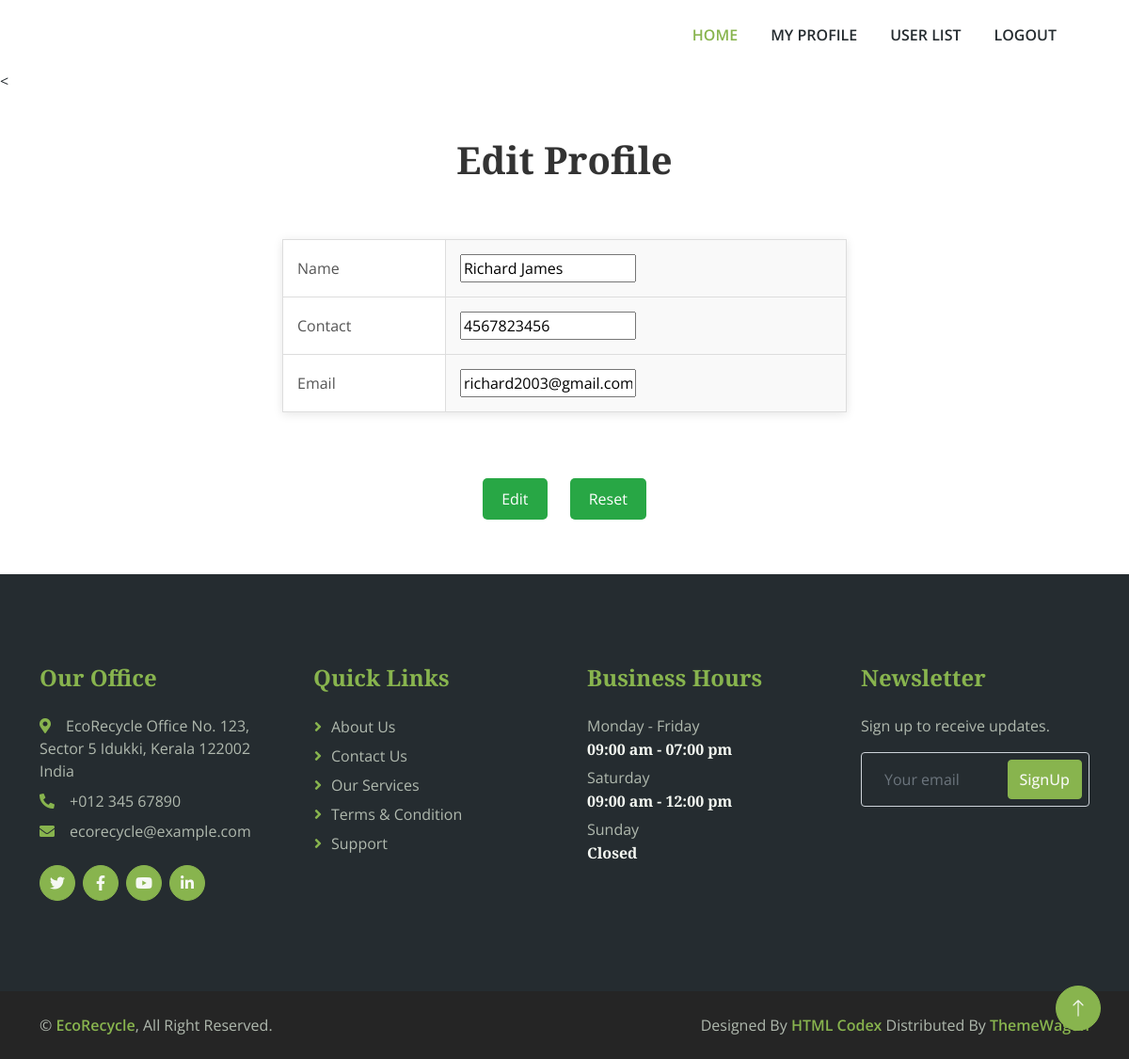
/Wastepicker/EditProfile.php (signed in), run on the app's committed database.
### tables this page shows
CREATE TABLE IF NOT EXISTS `tbl_wastepicker` (
  `wastepicker_id` int(11) NOT NULL AUTO_INCREMENT,
  `wastepicker_name` varchar(20) NOT NULL,
  `wastepicker_address` varchar(50) NOT NULL,
  `wastepicker_gender` varchar(10) NOT NULL,
  `wastepicker_dob` date NOT NULL,
  `wastepicker_age` int(2) NOT NULL,
  `wastepicker_contact` varchar(10) NOT NULL,
  `ward_id` int(11) NOT NULL,
  `wastepicker_email` varchar(50) NOT NULL,
  `wastepicker_password` varchar(10) NOT NULL,
  `wastepicker_aadhar` varchar(50) NOT NULL,
  `wastepicker_license` varchar(500) NOT NULL,
  `wastepicker_photo` varchar(500) NOT NULL,
  `wastepicker_status` int(11) NOT NULL DEFAULT '0',
  PRIMARY KEY (`wastepicker_id`)
);

### Wastepicker/EditProfile.php (the view, shortened to what this page needs)
<?php
     include("Head.php");
	  ?>
<!DOCTYPE html PUBLIC "-//W3C//DTD XHTML 1.0 Transitional//EN" "http://www.w3.org/TR/xhtml1/DTD/xhtml1-transitional.dtd">
<html xmlns="http://www.w3.org/1999/xhtml">
<head>
<
</head>
<body>
<br /><br/> <br/>
<form id="form1" name="form1" method="post" action="">
<h1 align="center">Edit Profile</h1>
  <?php
  $sel = "select * from tbl_wastepicker  where wastepicker_id = '".$_SESSION["wid"]."'";
  $result = mysql_query($sel);
  $data = mysql_fetch_array($result);
  ?>
  <table align="center">
    <tr>
      <td>Name</td>
      <td><input type="text" required name="txtcontact" value="<?php echo $data["wastepicker_name"] ?>"/></td>
    </tr>
     <tr>
      <td>Contact</td>
      <td><input type="text" required name="txtcontact" value="<?php echo $data["wastepicker_contact"] ?>"/></td>
    </tr>
    <tr>
      <td>Email</td>
      <td><input type="text" required name="txtcontact" value="<?php echo $data["wastepicker_email"] ?>"/></td>
    </tr>
  </table>
  <div class="button-container">
    <input type="submit" name="btnsubmit" id="btnsubmit" value="Edit" class="form-btn"/>
    <input type="reset" name="btnreset" id="btnreset" value="Reset" class="form-btn"/>
</div>
</form>
</body>
</html>
<?php include("Foot.php"); ?>

### Assest/Templates/User/css/style.css (style rules this page uses)
:root { --primary: #88B44E; --secondary: #FB9F38; --light: #F5F8F2; --dark: #252C30; }

### Wastepicker/EditProfile.php (style rules this page uses)
h1 { text-align: center; color: #333; }
table { width: 50%; margin: 60px auto; border-collapse: collapse; background-color: #fff; box-shadow: 0 2px 10px rgba(0, 0, 0, 0.1); }
td { padding: 15px; border: 1px solid #ddd; text-align: left; color: #555; }
td:nth-child(even) { background-color: #f9f9f9; }
.form-btn { text-decoration: none; color: #fff; background-color: #28a745; margin: 10px; padding: 10px 20px; border: none; border-radius: 5px; cursor: pointer; transition: transform 0.3s ease, background-color 0.3s ease; }
.button-container { text-align: center; margin-top: 20px; }

### data on the page
tbl_wastepicker: txtcontact "Richard James", txtcontact "4567823456", txtcontact "richard2003@gmail.com"
